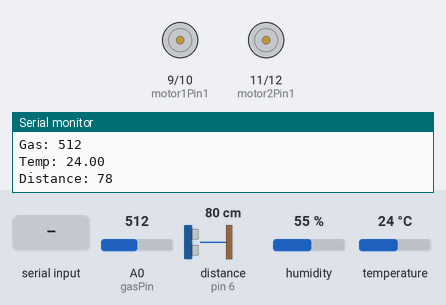
A sketch run on a simulated Arduino Uno, built with avr-gcc and run on an emulated ATmega328P. On the bench: motor-driver pin pairs drawn as motors (green arrow = first pin HIGH = forward, orange = second pin HIGH = backward, longer = more drive), the last lines printed to the serial monitor. Wiring (inferred from the names in the program): ultrasonic range finder: trigger pin 7; echo pin 6. Inputs (shaded band) come from the test bench; at power-on: A0 (gasPin) = 512, distance to the obstacle (sensor on pin 6) 80 cm, humidity 55 %, temperature 24 °C. The echo pulse lasts 58.3 µs per cm.

Above: at 1.8 s.
1.9 s: "F" received over the second serial link
At 3.0 s:
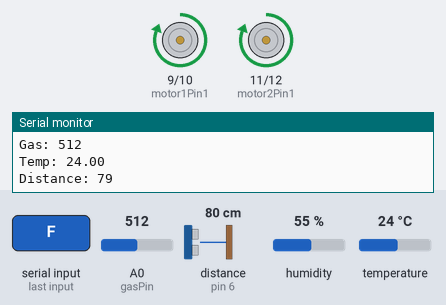
3.5 s: "B" received over the second serial link
At 4.6 s:
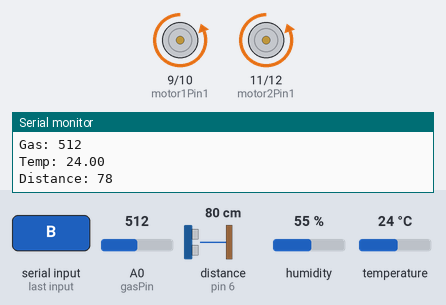
5.5 s: "L" received over the second serial link
At 7.3 s:
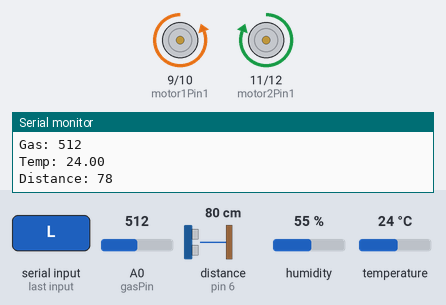
7.6 s: "R" received over the second serial link
At 9.1 s:
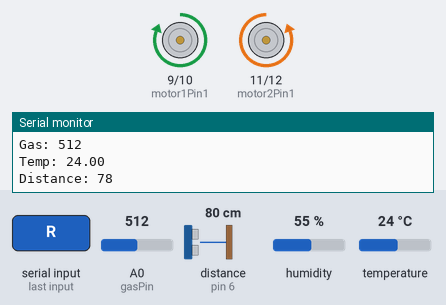
Timing chart, 0 to 10.6 s (numbered marks = the images above; inputs shaded):
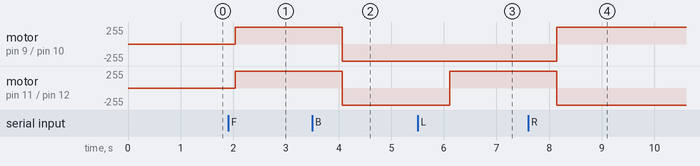

The sketch:

robot.ino
```cpp
#include <SoftwareSerial.h>
#include <DHT.h>

// Bluetooth
SoftwareSerial BT(2, 3); // RX = 2, TX = 3

// Motor driver pins (L293D/L298N IN1–IN4)
int motor1Pin1 = 9;
int motor1Pin2 = 10;
int motor2Pin1 = 11;
int motor2Pin2 = 12;

// Sensors
#define DHTPIN 4
#define DHTTYPE DHT11
DHT dht(DHTPIN, DHTTYPE);

int gasPin = A0;
int trigPin = 7;
int echoPin = 6;

void setup() {
  Serial.begin(9600);
  BT.begin(9600);

  dht.begin();

  pinMode(motor1Pin1, OUTPUT);
  pinMode(motor1Pin2, OUTPUT);
  pinMode(motor2Pin1, OUTPUT);
  pinMode(motor2Pin2, OUTPUT);

  pinMode(trigPin, OUTPUT);
  pinMode(echoPin, INPUT);

  stopMotors(); // ensure motors are off at start
}

void loop() {
  // Bluetooth control
  if (BT.available()) {
    char command = BT.read();
    Serial.print("Received: ");
    Serial.println(command);

    if (command == 'F') forward();
    else if (command == 'B') backward();
    else if (command == 'L') left();
    else if (command == 'R') right();
    else if (command == 'S') stopMotors();
  }

  // Sensor readings
  int gasValue = analogRead(gasPin);
  float temp = dht.readTemperature();

  digitalWrite(trigPin, LOW);
  delayMicroseconds(2);
  digitalWrite(trigPin, HIGH);
  delayMicroseconds(10);
  digitalWrite(trigPin, LOW);

  long duration = pulseIn(echoPin, HIGH);
  int distance = duration * 0.034 / 2;

  Serial.print("Gas: ");
  Serial.println(gasValue);
  Serial.print("Temp: ");
  Serial.println(temp);
  Serial.print("Distance: ");
  Serial.println(distance);

  delay(1000);
}

// Motor functions
void forward() {
  digitalWrite(motor1Pin1, HIGH);
  digitalWrite(motor1Pin2, LOW);
  digitalWrite(motor2Pin1, HIGH);
  digitalWrite(motor2Pin2, LOW);
}

void backward() {
  digitalWrite(motor1Pin1, LOW);
  digitalWrite(motor1Pin2, HIGH);
  digitalWrite(motor2Pin1, LOW);
  digitalWrite(motor2Pin2, HIGH);
}

void left() {
  digitalWrite(motor1Pin1, LOW);
  digitalWrite(motor1Pin2, HIGH);
  digitalWrite(motor2Pin1, HIGH);
  digitalWrite(motor2Pin2, LOW);
}

void right() {
  digitalWrite(motor1Pin1, HIGH);
  digitalWrite(motor1Pin2, LOW);
  digitalWrite(motor2Pin1, LOW);
  digitalWrite(motor2Pin2, HIGH);
}

void stopMotors() {
  digitalWrite(motor1Pin1, LOW);
  digitalWrite(motor1Pin2, LOW);
  digitalWrite(motor2Pin1, LOW);
  digitalWrite(motor2Pin2, LOW);
}
```

Measured:
- after the input at 1.9 s, motor on pin 9 (motor1Pin1) / pin 10 (motor1Pin2), motor on pin 11 (motor2Pin1) / pin 12 (motor2Pin2): stopped → forward 255/255 after 0.14 s
- after the input at 3.5 s, motor on pin 9 (motor1Pin1) / pin 10 (motor1Pin2), motor on pin 11 (motor2Pin1) / pin 12 (motor2Pin2): forward 255/255 → backward 255/255 after 0.57 s
- after the input at 5.5 s, motor on pin 11 (motor2Pin1) / pin 12 (motor2Pin2): backward 255/255 → forward 255/255 after 0.61 s
- after the input at 7.6 s, motor on pin 9 (motor1Pin1) / pin 10 (motor1Pin2): backward 255/255 → forward 255/255 after 0.54 s; motor on pin 11 (motor2Pin1) / pin 12 (motor2Pin2): forward 255/255 → backward 255/255 after 0.54 s
